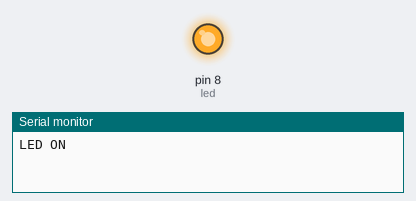
The sketch below on a simulated Arduino Uno, built with avr-gcc and run on an emulated ATmega328P. Shown: output pins drawn as LEDs (lit = HIGH), the last lines printed to the serial monitor.

Above: at 1.0 s.
At 3.5 s:
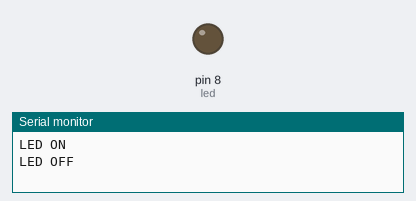
Timing chart, 0 to 6.5 s (numbered marks = the images above):
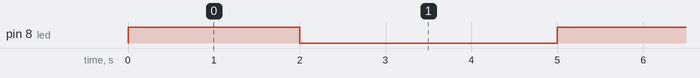

The sketch:

SERIAL_MONITER_TEST.ino
```cpp
int led =8;
void setup() {

  Serial.begin(9600);

   pinMode(led,OUTPUT);
}
void loop() {

    digitalWrite(led,HIGH);

 Serial.println("LED ON");

delay(2000);

 digitalWrite (led,LOW);

Serial.println("LED OFF");
   delay(3000);
}
```

Measured:
- by itself, pin 8 (led): alternates HIGH for 2.0 s and LOW for 3.0 s
